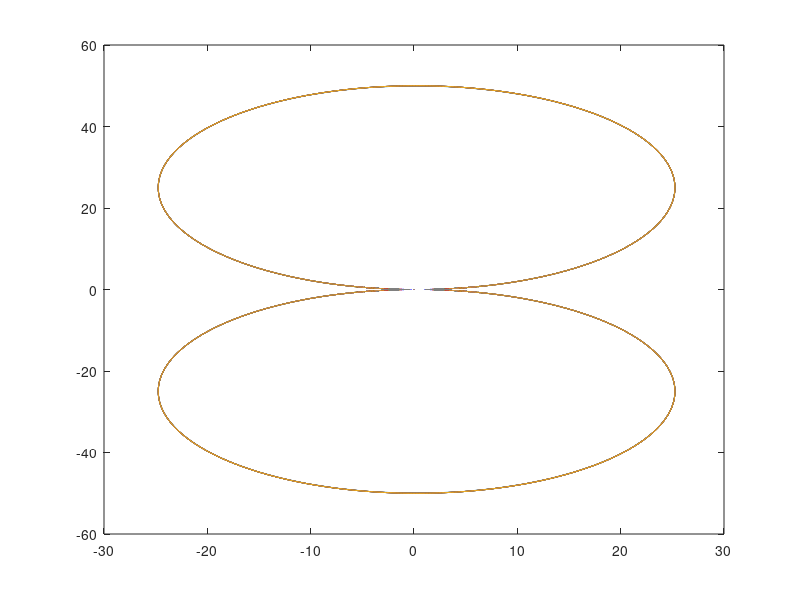

The MATLAB source for this figure:
close all;
clear;
clc;

w1 = 2 * pi * (0:0.01:1000-0.1) * 1i;
w2 = 2 * pi * 1000 * exp(1i*(pi/2:-0.01:-pi/2));
w3 = 2 * pi * (-1000+0.1 : 0.01 : -0.01)* 1i;

W = [w1 w2 w3];

eta = 0.01;

for w0 = 100:100:1000
    G = w0^2 ./ (W.*W + 2*eta*w0*W + w0^2);
    plot(real(G),imag(G));
    hold on;
end  